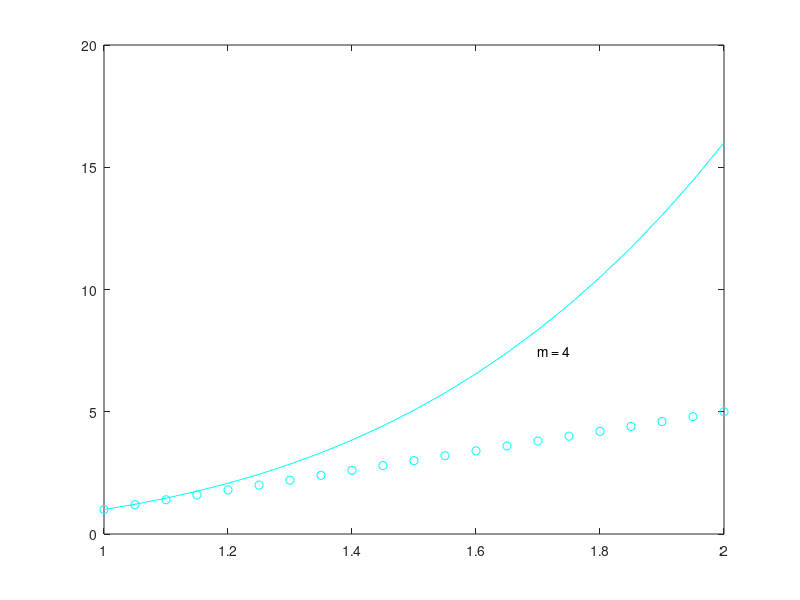
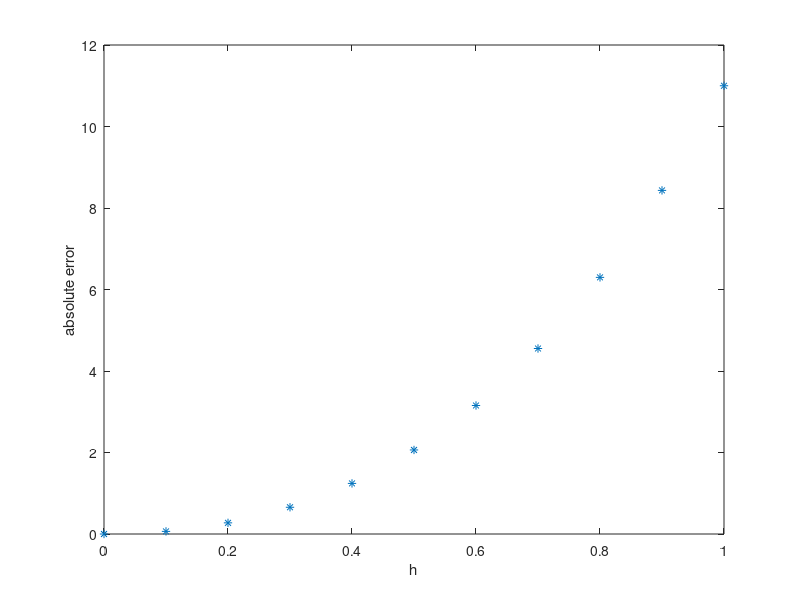

The MATLAB script that drew these images, in order:
x = 1:0.05:2;
n = length(x);
m = 1;
f1 = x.^m;
fa1 = f1(1) + m * 1^(m - 1) * (x - 1);
figure(1)

plot(x, f1, 'r', x, fa1, 'ro')
xlabel('x')
ylabel('f(x)')
grid
text(1.8, 1.5, 'm = 1')

m = 2;
f2 = x.^m;
fa2 = f2(1) + m * 1^(m - 1) * (x - 1);
plot(x, f2, 'g', x, fa2, 'go');
text(1.9, 3.5, 'm = 2')

m=3;
f3 = x.^m;
fa3 = f3(1) + m * 1^(m-1) * (x-1);
plot(x, f3, 'b', x, fa3, 'bo');
text(1.8, 5.5, 'm = 3')

m = 4;
f4 = x.^m;  
fa4 = f4(1) + m * 1^(m-1) * (x-1);
plot(x, f4, 'c', x, fa4, 'co');
text(1.7, 7.5, 'm = 4')

plot(x, f4, 'c', x, fa4, 'co');
text(1.7, 7.5, 'm = 4')
abs_err = [f1(n) - fa1(n), f2(n) - fa2(n), f3(n) - fa3(n), f4(n) - fa4(n)]

h = 1:-0.1:0;
R = 6 * h.^2 + 4 * h.^3 + h.^4;
figure(2)
plot(h, R, '*')
xlabel('h')
ylabel('absolute error')